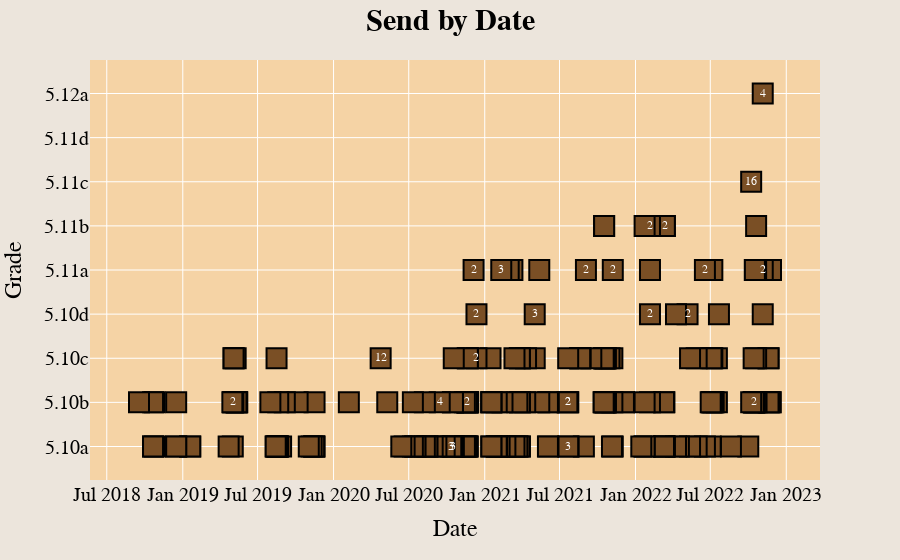

Source (notebook cell):
### Code cell
fig = px.scatter(df_clean_sends_r, "Date", "Rating", category_orders={"Rating": ryaxorder[::-1]}, text='Attempts', custom_data=['Route', 'Date Formatted', 'Location', 'Length', 'Avg Stars'])
fig.update_layout(font={'family':'Courier New', 'color':'black', 'size':20}, title={'text':'<b>Send by Date</b>', 'x':0.5, 'font_size':30}, xaxis={'title': 'Date'}, yaxis={'title': 'Grade'}, paper_bgcolor='#ece5dc', plot_bgcolor='#F5D3A5', bargap=0)
fig.update_traces(marker_symbol='square', marker_color='#7A4F25', marker_size=20, marker_line_width=2, marker_line_color='black', textfont={"color": 'White', "size": 12}, hovertemplate='Name: %{customdata[0]}<br>Date: %{customdata[1]}<br>Location: %{customdata[2]}<br>Length: %{customdata[3]}ft<br>Avg Stars: %{customdata[4]}')

### Figure 1 — Plotly figure (JSON) as saved in the notebook; plotly's stock layout.template omitted (floating-point values rounded to 4 significant figures; data arrays with more than 128 entries replaced by an {"elided": "..."} marker saying what was removed)
{"data": [{"customdata": {"elided": "220x5 mixed values"}, "hovertemplate": "Name: %{customdata[0]}<br>Date: %{customdata[1]}<br>Location: %{customdata[2]}<br>Length: %{customdata[3]}ft<br>Avg Stars: %{customdata[4]}", "legendgroup": "", "marker": {"color": "#7A4F25", "line": {"color": "black", "width": 2}, "size": 20, "symbol": "square"}, "mode": "markers+text", "name": "", "orientation": "v", "showlegend": false, "text": {"elided": "220 mixed values"}, "textfont": {"color": "White", "size": 12}, "type": "scatter", "x": {"elided": "220 str values"}, "xaxis": "x", "y": {"elided": "220 str values"}, "yaxis": "y"}], "layout": {"bargap": 0, "font": {"color": "black", "family": "Courier New", "size": 20}, "legend": {"tracegroupgap": 0}, "margin": {"t": 60}, "paper_bgcolor": "#ece5dc", "plot_bgcolor": "#F5D3A5", "title": {"font": {"size": 30}, "text": "<b>Send by Date</b>", "x": 0.5}, "xaxis": {"anchor": "y", "domain": [0, 1], "title": {"text": "Date"}}, "yaxis": {"anchor": "x", "categoryarray": ["5.0", "5.1", "5.2", "5.3", "5.4", "5.5", "5.6", "5.7", "5.8", "5.9", "5.10a", "5.10b", "5.10c", "5.10d", "5.11a", "5.11b", "5.11c", "5.11d", "5.12a", "5.12b", "5.12c", "5.12d", "5.13a", "5.13b", "5.13c", "5.13d", "5.14a", "5.14b", "5.14c", "5.14d", "5.15a", "5.15b", "5.15c", "5.15d"], "categoryorder": "array", "domain": [0, 1], "title": {"text": "Grade"}}}}
